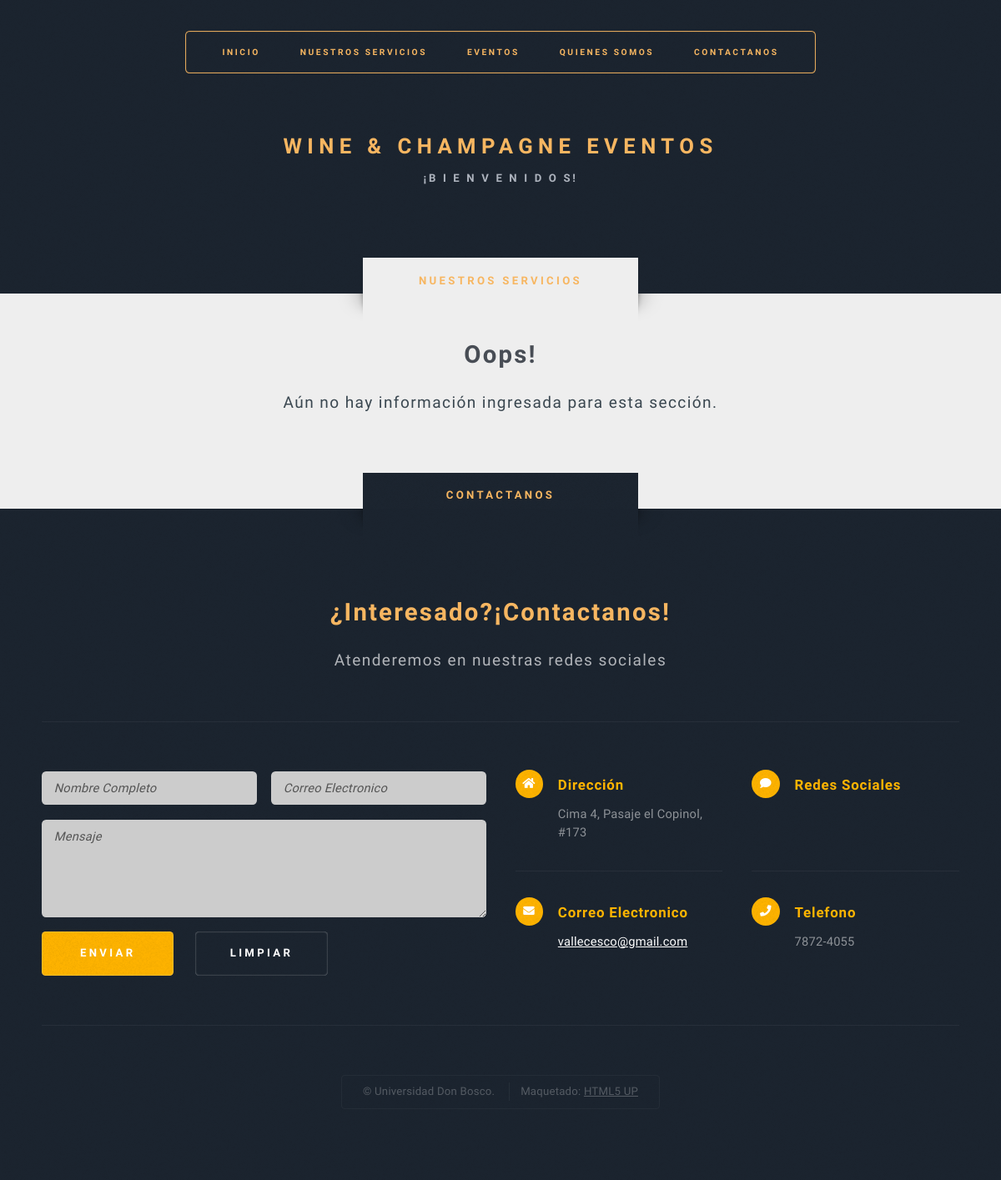
/ServiciosCliente.php, run on an earlier commit of the app's database.
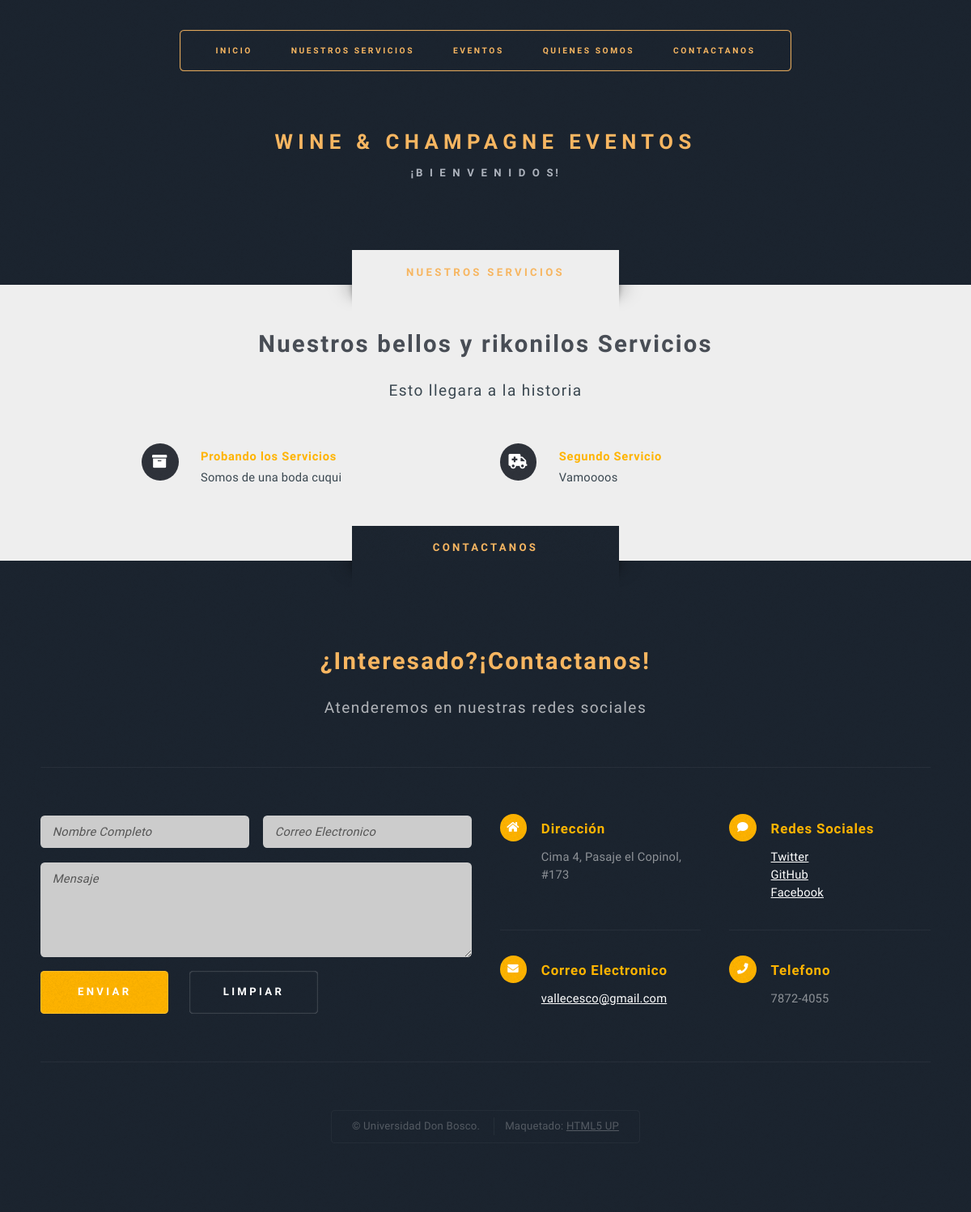
And on a later commit of the database.
### tables this page shows
CREATE TABLE `infoservicios` (
  `idEmpresa` int(11) NOT NULL,
  `HeaderTitulo` varchar(50) DEFAULT NULL,
  `DescripcionHeader` varchar(200) DEFAULT NULL
);

CREATE TABLE `servicios` (
  `idServicios` int(11) NOT NULL,
  `Nombre` varchar(45) DEFAULT NULL,
  `Descripcion` varchar(300) DEFAULT NULL,
  `urlIMG` longtext DEFAULT NULL,
  `IdEmpresa` int(11) NOT NULL,
  `Id_Usuario` int(11) NOT NULL
);

CREATE TABLE `enlaces` (
  `IDEnlaces` int(5) NOT NULL,
  `Nombre` varchar(20) NOT NULL,
  `Enlace` text NOT NULL
);

### assets/php/footerCli.php (the view, shortened to what the changed rows need)
<?php require 'class/enlace.class.php'; ?>
<?php
$mysqli = new mysqli('localhost', 'root', '', 'mydb', 3307)  or die($mysqli->error);
?>
<section id="footer" class="wrapper">
    <div class="container">
        <header class="style1">
            <h2><?php
                $contacttitle = "SELECT `ContactTitle` FROM `empresa` WHERE 1";
                $peticion = $mysqli->query($contacttitle);
                $filaemprcontact = $peticion->fetch_assoc();
                echo $filaemprcontact['ContactTitle'];
                ?></h2>
        </header>
        <div class="row">
            <div class="col-6 col-12-medium">
                <section class="feature-list small">
                    <div class="row">
                        <div class="col-6 col-12-small">
                            <section>
                                <p>
                                    <?php
                                    $inner = "SELECT enlaces.IDEnlaces, enlaces.Nombre,enlaces.Enlace FROM enlaces INNER JOIN detalle_empresa_enlaces ON enlaces.IDEnlaces=detalle_empresa_enlaces.IDEnlaces INNER JOIN empresa ON detalle_empresa_enlaces.IDEmpresa=empresa.idEmpresa";
                                    $resultado = $mysqli->query($inner);
                                    while ($selector = $resultado->fetch_assoc()) :
                                    ?>
                                        <a href="<?php echo $selector['Enlace'] ?>"><?php echo $selector['Nombre'] ?></a><br />
                                    <?php endwhile; ?>
                                </p>
                            </section>
                        </div>
                    </div>
                </section>
            </div>
        </div>
    </div>
</section>

### ServiciosCliente.php (shortened to what the changed rows need)
<!DOCTYPE HTML>
<html>
<head>
    <link rel="stylesheet" href="assets/css/main.css" />
</head>
<body class="no-sidebar is-preload">
    <div id="page-wrapper">
    <?php
		require './assets/php/headerCli.php';
		?>
        <?php
            require 'class/servicios.php';
            $Servicios = new Servicio();
            $Base = new mysqli('localhost','root','','mydb',3307);
            $Base -> set_charset("utf8");
		?>
        <div id='main' class='wrapper style2'>
            <div class='container'>
                <div id='content'>
                    <article class='box post'>
                        <?php
		                    $HeaderC = "SELECT * FROM InfoServicios";
                            $HeaderR = $Base->query($HeaderC);
                            if($HeaderR->num_rows!=0)
                            {
                                if($HeaderR)
                                {
                                    $fila = $HeaderR->fetch_assoc();
                                    $Servicios -> GenerarHeaderServicios($fila['HeaderTitulo'],$fila['DescripcionHeader']);
                                }
                            }
                            else
                            {
                                $Servicios -> GenerarHeaderServicios('Oops!','Aún no hay información ingresada para esta sección.');
                            }
		                ?>
                        <div class='feature-list'>
                            <div class='row'>
                                <?php
                                    $Consulta = "Select * from Servicios order by Nombre asc";
                                    $Ejecucion = $Base->query($Consulta);
		                            if($Ejecucion)
                                    {
                                        while ($fila = $Ejecucion->fetch_assoc())
                                        {
                                            $Servicios -> ExtraerBase($fila);
                                            $Servicios -> GenerarServicio();
                                        }
                                    }
		                        ?>
                            </div>
                        </div>
                    </article>
                </div>
            </div>
        </div>
		<?php
		require './assets/php/footerCli.php';
		?>
    </div>
</body>
</html>

### class/servicios.php (shortened to what the changed rows need)
<?php
class Servicio
{
    private $nombre;
    private $descripcion;
    private $url_icono;
    public function setNombre($name)
    {
        $this->nombre = $name;
    }
    public function setDescripcion($descrp)
    {
        $this->descripcion = $descrp;
    }
    public function setURL_Icono($url)
    {
        $this->url_icono = $url;
    }
    public function GenerarServicio()
    {
        echo "<div class='col-6 col-12-medium'>
        <section>
        <h3 class='icon solid ".$this->url_icono."'>".$this->nombre."</h3>
        <p>".$this->descripcion."</p>
        </section>
        </div>
        ";
    }
    public function GenerarHeaderServicios($titulo_header,$descrip_header)
    {
        echo "<header class='style1'>
        <h2>$titulo_header</h2>
        <p>$descrip_header</p>
        </header>";
    }
}

What changed in the data, as far as the page shows it:
added infoservicios: HeaderTitulo "Nuestros bellos y rikonilos Servicios", DescripcionHeader "Esto llegara a la historia"
added servicios: Nombre "Probando los Servicios", Descripcion "Somos de una boda cuqui"
added servicios: Nombre "Segundo Servicio", Descripcion "Vamoooos"
now on this page (row unchanged): enlaces: Nombre "Twitter"
now on this page (row unchanged): enlaces: Nombre "GitHub"
now on this page (row unchanged): enlaces: Nombre "Facebook"
Also different on the page:
$titulo_header: "Oops!" → (not shown)
$descrip_header: "Aún no hay información ingresada para esta sección." → (not shown)
